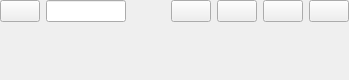
<?xml version="1.0" encoding="UTF-8"?>
<ui version="4.0">
 <class>Timer::TimerTab</class>
 <widget class="QWidget" name="Timer::TimerTab">
  <property name="geometry">
   <rect>
    <x>0</x>
    <y>0</y>
    <width>286</width>
    <height>80</height>
   </rect>
  </property>
  <property name="focusPolicy">
   <enum>Qt::FocusPolicy::NoFocus</enum>
  </property>
  <property name="windowTitle">
   <string>TimerTab</string>
  </property>
  <layout class="QVBoxLayout" name="verticalLayout">
   <property name="leftMargin">
    <number>0</number>
   </property>
   <property name="topMargin">
    <number>0</number>
   </property>
   <property name="rightMargin">
    <number>0</number>
   </property>
   <property name="bottomMargin">
    <number>0</number>
   </property>
   <item>
    <widget class="QWidget" name="header" native="true">
     <property name="sizePolicy">
      <sizepolicy hsizetype="Preferred" vsizetype="Preferred">
       <horstretch>0</horstretch>
       <verstretch>0</verstretch>
      </sizepolicy>
     </property>
     <layout class="QHBoxLayout" name="horizontalLayout">
      <property name="leftMargin">
       <number>0</number>
      </property>
      <property name="topMargin">
       <number>0</number>
      </property>
      <property name="rightMargin">
       <number>0</number>
      </property>
      <property name="bottomMargin">
       <number>0</number>
      </property>
      <item>
       <widget class="QPushButton" name="fold_btn">
        <property name="sizePolicy">
         <sizepolicy hsizetype="Minimum" vsizetype="Fixed">
          <horstretch>0</horstretch>
          <verstretch>0</verstretch>
         </sizepolicy>
        </property>
        <property name="styleSheet">
         <string notr="true">text-align : left;</string>
        </property>
        <property name="text">
         <string/>
        </property>
        <property name="icon">
         <iconset theme="QIcon::ThemeIcon::ZoomOut"/>
        </property>
       </widget>
      </item>
      <item>
       <widget class="QLineEdit" name="tab_name">
        <property name="sizePolicy">
         <sizepolicy hsizetype="Expanding" vsizetype="Fixed">
          <horstretch>1</horstretch>
          <verstretch>0</verstretch>
         </sizepolicy>
        </property>
        <property name="minimumSize">
         <size>
          <width>80</width>
          <height>0</height>
         </size>
        </property>
        <property name="text">
         <string/>
        </property>
       </widget>
      </item>
      <item>
       <widget class="QLabel" name="next_desc">
        <property name="text">
         <string/>
        </property>
       </widget>
      </item>
      <item>
       <widget class="QLabel" name="next_ddl">
        <property name="text">
         <string/>
        </property>
       </widget>
      </item>
      <item>
       <widget class="QLabel" name="next_rest">
        <property name="text">
         <string/>
        </property>
       </widget>
      </item>
      <item>
       <widget class="QPushButton" name="up_btn">
        <property name="text">
         <string/>
        </property>
        <property name="icon">
         <iconset theme="QIcon::ThemeIcon::GoUp"/>
        </property>
       </widget>
      </item>
      <item>
       <widget class="QPushButton" name="down_btn">
        <property name="text">
         <string/>
        </property>
        <property name="icon">
         <iconset theme="QIcon::ThemeIcon::GoDown"/>
        </property>
       </widget>
      </item>
      <item>
       <widget class="QPushButton" name="add_btn">
        <property name="text">
         <string/>
        </property>
        <property name="icon">
         <iconset theme="QIcon::ThemeIcon::ListAdd"/>
        </property>
       </widget>
      </item>
      <item>
       <widget class="QPushButton" name="del_btn">
        <property name="text">
         <string/>
        </property>
        <property name="icon">
         <iconset theme="QIcon::ThemeIcon::EditDelete"/>
        </property>
       </widget>
      </item>
     </layout>
    </widget>
   </item>
   <item>
    <widget class="QWidget" name="entries" native="true">
     <property name="sizePolicy">
      <sizepolicy hsizetype="Preferred" vsizetype="Preferred">
       <horstretch>1</horstretch>
       <verstretch>1</verstretch>
      </sizepolicy>
     </property>
     <property name="layoutDirection">
      <enum>Qt::LayoutDirection::LeftToRight</enum>
     </property>
     <layout class="QVBoxLayout" name="entry_layout">
      <property name="leftMargin">
       <number>16</number>
      </property>
      <property name="topMargin">
       <number>0</number>
      </property>
      <property name="rightMargin">
       <number>32</number>
      </property>
      <property name="bottomMargin">
       <number>0</number>
      </property>
     </layout>
    </widget>
   </item>
  </layout>
 </widget>
 <resources/>
 <connections/>
</ui>
